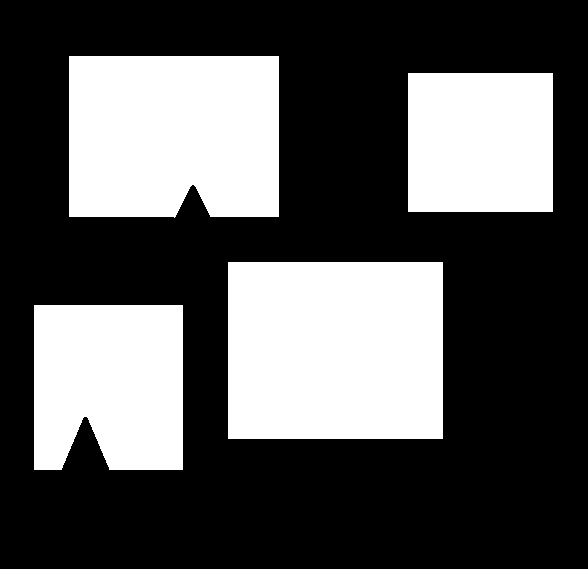
#> input picture images/box.jpg, 588 x 569 px, found by its file name
$ python 8_CornerDetection.py
#> lines starting #> are read from the running program, lines starting #| are printed output that depends on the picture; after the words box and inside, x2 and y2 are one past the last pixel; in counts of white or black regions, pixels touching at a corner belong together
import numpy as np
import cv2 as cv
import matplotlib.pyplot as plt

# [6 lines of commented-out code are left out]

image = cv.imread('D:/Training Image Processing/box.jpg')
#> image is the input picture: shape (569, 588, 3); min 0, max 255, mean 87.4
image_gr = cv.imread('D:/Training Image Processing/box.jpg', 0)
#> image_gr: shape (569, 588); min 0, max 255, mean 87.4


corners = cv.cornerHarris(image_gr, 2, 5, 0.04)
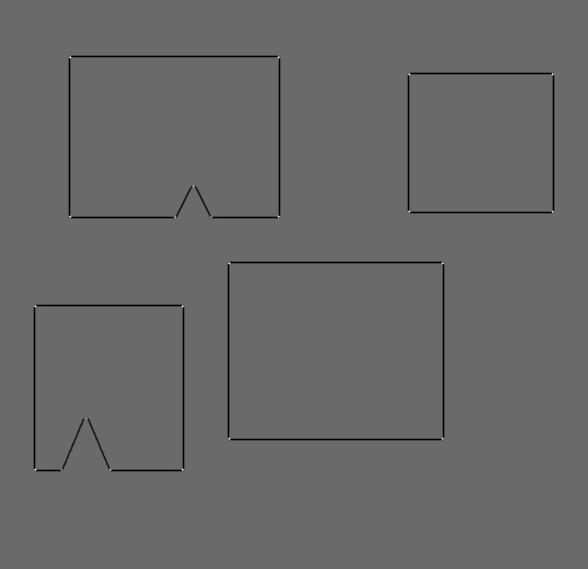
#> corners: shape (569, 588) float32; min -3.24, max 4.53, mean -0.0422; drawn with min black and max white
corner_dilated = cv.dilate(corners, None)
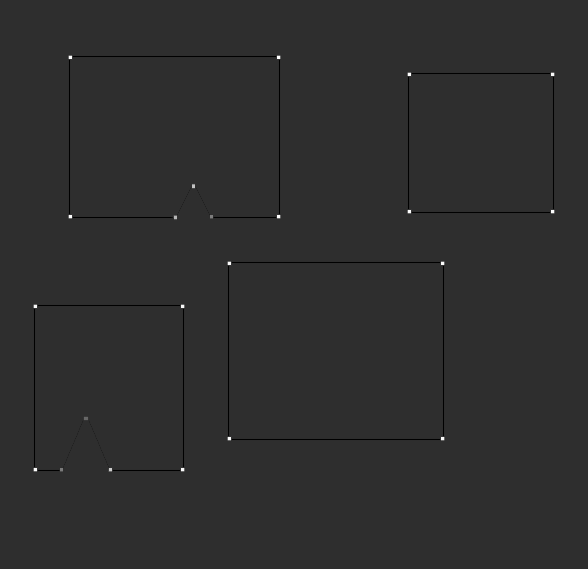
#> corner_dilated: shape (569, 588) float32; min -1, max 4.53, mean -0.00488; drawn with min black and max white

image[corner_dilated>0.01*corner_dilated.max()] = [255,0,0]
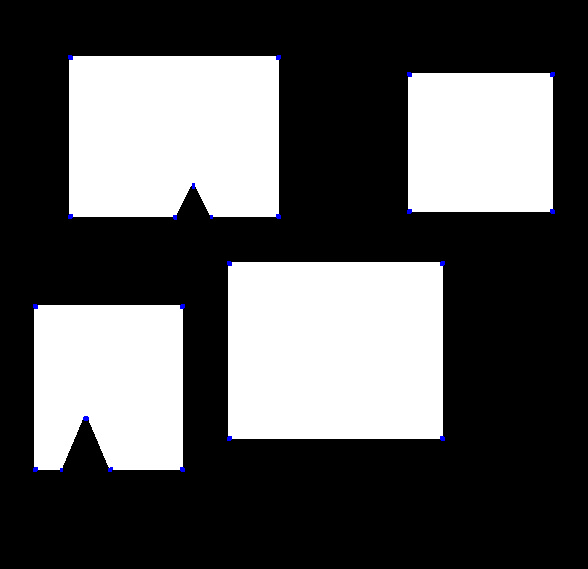
#> image: shape (569, 588, 3); 0.14% of pixels changed, all inside (x1, y1, x2, y2) = (33, 55, 555, 472)

plt.imshow(image)
plt.show()

$ run again, with images/BookPage.jpg copied over images/box.jpg
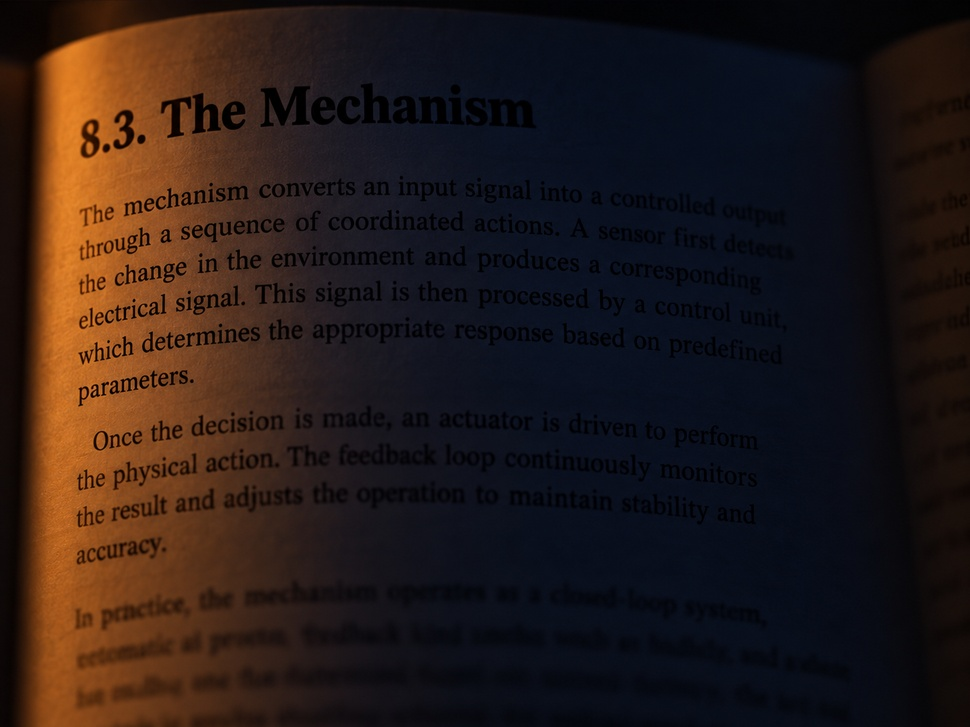
#> input picture images/BookPage.jpg, 970 x 727 px, shrunk from 1448 x 1086 before the run, found by its file name
#> image is the input picture: shape (727, 970, 3); mean B, G, R 23.9, 26.8, 39.3
#> `corners = cv.cornerHarris(image_gr, 2, 5, 0.04)`:
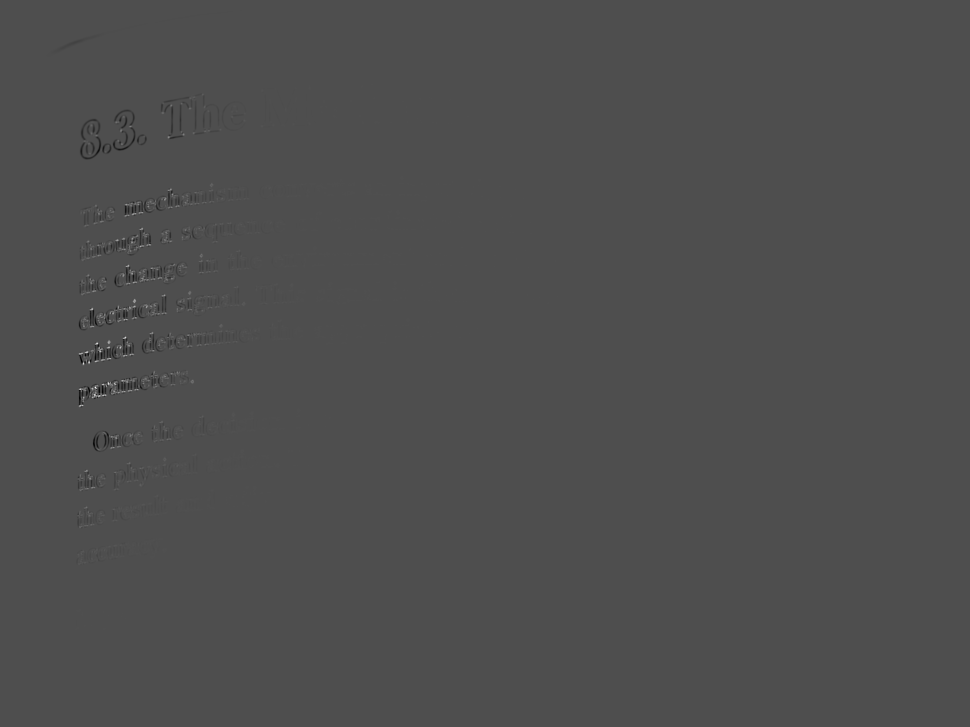
#> corners: shape (727, 970) float32; min -0.0692, max 0.154, mean -6.86e-05; drawn with min black and max white
#> `image[corner_dilated>0.01*corner_dilated.max()] = [255,0,0]`:
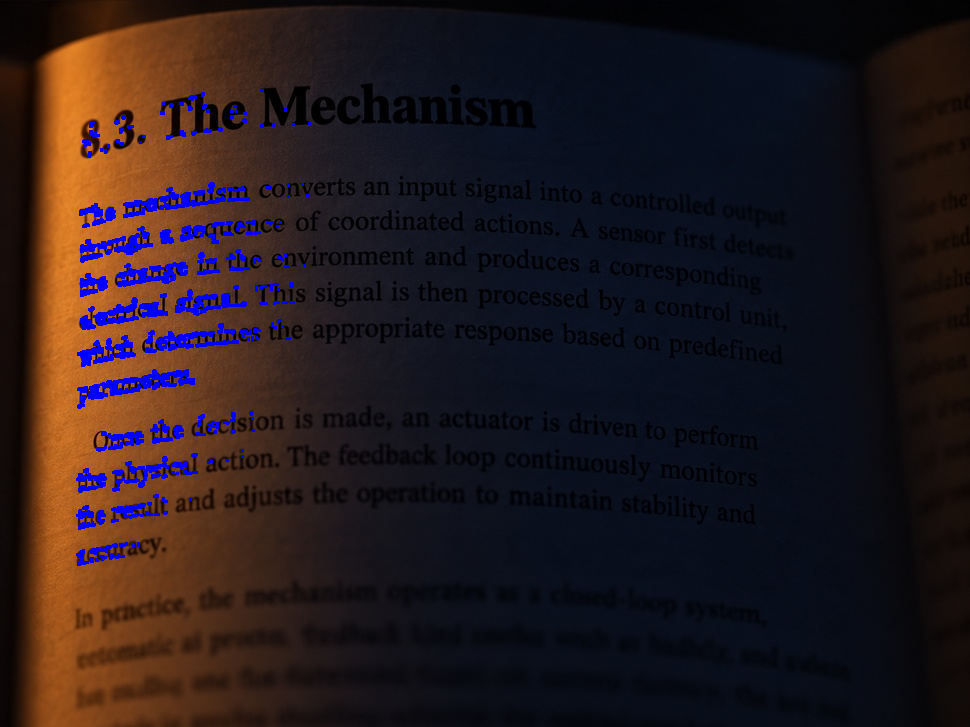
#> image: shape (727, 970, 3); 2.13% of pixels changed, all inside (x1, y1, x2, y2) = (76, 89, 311, 566)
